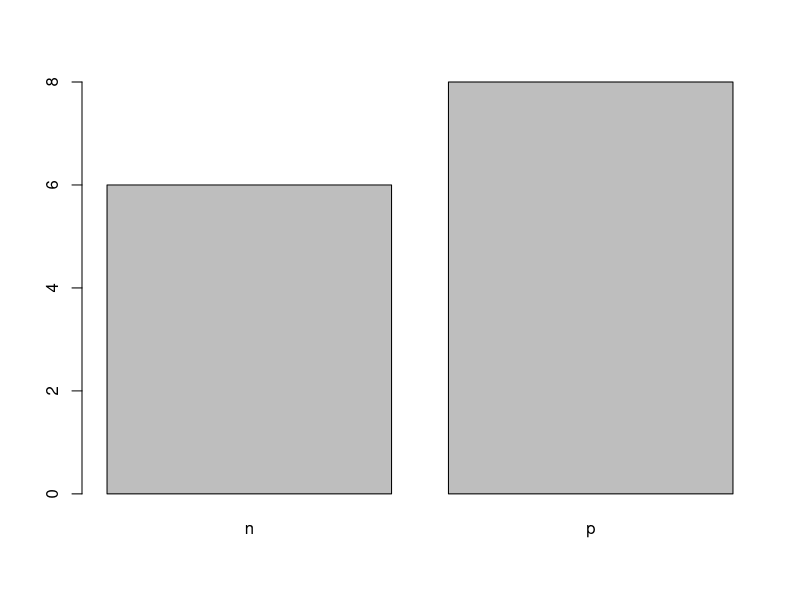

This figure's R source:
## ---- chunk 1
temperature <- c(70,80,50,53,60,45) # in Fahrenheit
precipitation <- c(.01,1,0,2,.8,1.5) # in inches
## ---- chunk 2
weather <- data.frame(date = c("3/18","3/19","4/10","4/11","4/18","5/10"),temperature = c(70,80,50,53,60,45), 
                      precipitation = c(.01,1,0,2,.8,1.5) )
weather
## ---- chunk 3
setwd('../')

## ---- chunk 4
REUdata <- read.csv("../../data/REUdata.csv")

## ---- chunk 5
REUdata[,"Name"]  ####THIS IS HOW YOU SELECT A COLUMN
head(REUdata)
table(REUdata[,"I.have.used.R"])

## ---- chunk 6
table(REUdata$Pirates.or.Ninjas)
## ---- chunk 7
pirates.or.ninjas <- c('p','n','p',NA,'p','n','n','p',NA,NA,NA,'p','p',NA,'p',NA,'p','n',NA,'n','n',NA)

table(pirates.or.ninjas)

barplot(table(pirates.or.ninjas))

##We can then append this new clean "Pirates or Ninjas to our dataframe"
names(REUdata)

REUdata[,"clean.Pirates.Ninjas"] <- pirates.or.ninjas
names(REUdata)

